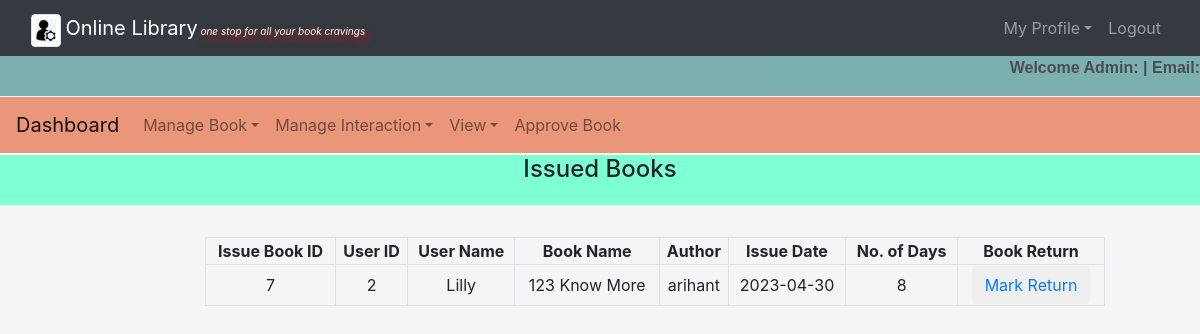
The app's page /admin/issue_book_list.php with its own data.
### tables this page shows
CREATE TABLE `issued_books` (
  `id` int(50) NOT NULL,
  `unid` int(50) NOT NULL,
  `username` varchar(30) NOT NULL,
  `bookname` varchar(30) NOT NULL,
  `bookauthor` varchar(30) NOT NULL,
  `issuedate` date NOT NULL,
  `no_of_days` int(30) NOT NULL,
  `tid` bigint(30) NOT NULL
);

### admin/issue_book_list.php (the view, shortened to what this page needs)
<?php
	require('common.php');
	$connection = mysqli_connect("localhost","root","");
	$query = "select * from issued_books";
?>
<!DOCTYPE html>
<html>
    <body>
            <center><h4 style="background-color:aquamarine;height:50px;margin-top:2px">Issued Books</h4><br></center>
		<div class="row">
			<div class="col-md-2"></div>
			<div class="col-md-9">
				<form>
					<table class="table-bordered" width="900px" style="text-align: center">
						<tr>
							<th>Issue Book ID</th>
                            <th>User ID</th>
							<th>User Name</th>
                            <th>Book Name</th>
                            <th>Author</th>
                            <th>Issue Date</th>
                            <th>No. of Days</th>
							<th>Book Return</th>
						</tr>
					<?php
						$query_run = mysqli_query($connection,$query);
						while ($row = mysqli_fetch_assoc($query_run)){
							$id= $row['id'];
							$unid= $row['unid'];
                            $name= $row['username'];
                            $bookname = $row['bookname'];
                            $bookauthor = $row['bookauthor'];
                            $issuedate = $row['issuedate'];
                            $no_of_days = $row['no_of_days'];
					?>
						<tr>
							<td><?php echo $id;?></td>
							<td><?php echo $unid;?></td>
							<td><?php echo $name;?></td>
                            <td><?php echo $bookname;?></td>
                            <td><?php echo $bookauthor;?></td>
                            <td><?php echo $issuedate;?></td>
                            <td><?php echo $no_of_days;?></td>
							<td><button class="btn" name=""><a href="mark_return.php?bn=<?php echo $row['id'];?>">Mark Return</a></button></td>
						</tr>
					<?php
						}
					?>
				</table>
				</form>
			</div>
			<div class="col-md-1"></div>
		</div>
    </body>
</html>

### admin/style1.css (style rules this page uses)
body { background-color: whitesmoke; }

### records on screen
issued_books: id "7", unid "2", username "Lilly", bookname "123 Know More", bookauthor "arihant", issuedate "2023-04-30", no_of_days "8"
